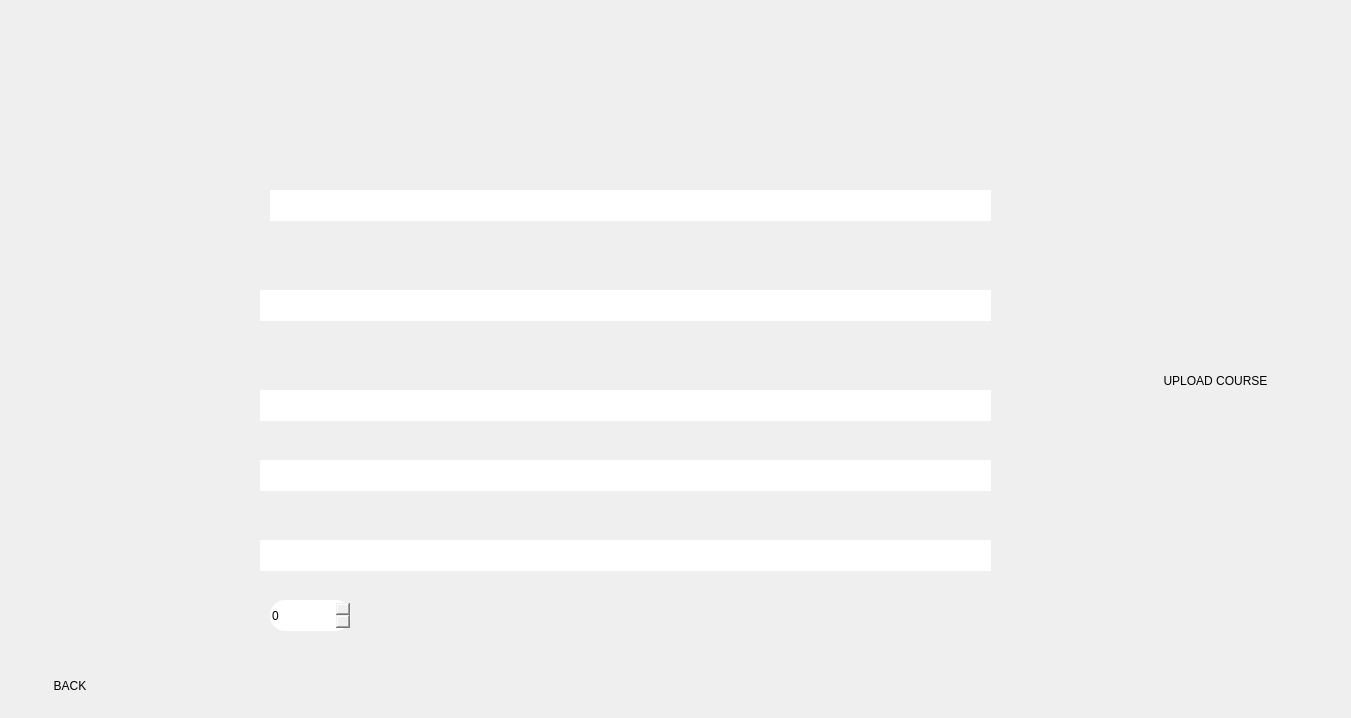
<?xml version="1.0" encoding="UTF-8"?>
<ui version="4.0">
 <class>uploadCourse</class>
 <widget class="QDialog" name="uploadCourse">
  <property name="geometry">
   <rect>
    <x>0</x>
    <y>0</y>
    <width>1351</width>
    <height>718</height>
   </rect>
  </property>
  <property name="windowTitle">
   <string>Dialog</string>
  </property>
  <property name="styleSheet">
   <string notr="true">background-image: url(:/imgs/images/uploadCourse.jpg);</string>
  </property>
  <widget class="QLineEdit" name="codetxt">
   <property name="geometry">
    <rect>
     <x>270</x>
     <y>190</y>
     <width>721</width>
     <height>31</height>
    </rect>
   </property>
   <property name="styleSheet">
    <string notr="true">background-image: url(:/imgs/images/white.jpg);
border:none;
font-size: 16pt;
color: black;
</string>
   </property>
  </widget>
  <widget class="QLineEdit" name="nametxt">
   <property name="geometry">
    <rect>
     <x>260</x>
     <y>290</y>
     <width>731</width>
     <height>31</height>
    </rect>
   </property>
   <property name="styleSheet">
    <string notr="true">background-image: url(:/imgs/images/white.jpg);
border:none;
font-size: 16pt;
color: black;
</string>
   </property>
  </widget>
  <widget class="QLineEdit" name="syllabustxt">
   <property name="geometry">
    <rect>
     <x>260</x>
     <y>390</y>
     <width>731</width>
     <height>31</height>
    </rect>
   </property>
   <property name="styleSheet">
    <string notr="true">background-image: url(:/imgs/images/white.jpg);
border:none;
font-size: 16pt;
color: black;
</string>
   </property>
  </widget>
  <widget class="QPushButton" name="uploadBtn">
   <property name="geometry">
    <rect>
     <x>1110</x>
     <y>350</y>
     <width>211</width>
     <height>61</height>
    </rect>
   </property>
   <property name="styleSheet">
    <string notr="true">background-image: url(:/imgs/images/white.jpg);
font: 18pt &quot;Segoe UI&quot;;
color:black;
border:none;
border-radius:15%;
</string>
   </property>
   <property name="text">
    <string>UPLOAD COURSE</string>
   </property>
  </widget>
  <widget class="QPushButton" name="backBtn">
   <property name="geometry">
    <rect>
     <x>30</x>
     <y>670</y>
     <width>80</width>
     <height>31</height>
    </rect>
   </property>
   <property name="styleSheet">
    <string notr="true">background-image: url(:/imgs/images/white.jpg);
color:black;
border:none;
font: 18pt &quot;Segoe UI&quot;;
border-radius:15%;
</string>
   </property>
   <property name="text">
    <string>BACK</string>
   </property>
  </widget>
  <widget class="QLineEdit" name="instNametxt">
   <property name="geometry">
    <rect>
     <x>260</x>
     <y>460</y>
     <width>731</width>
     <height>31</height>
    </rect>
   </property>
   <property name="styleSheet">
    <string notr="true">background-image: url(:/imgs/images/white.jpg);
border:none;
font-size: 16pt;
color: black;
</string>
   </property>
  </widget>
  <widget class="QLineEdit" name="instemailtxt">
   <property name="geometry">
    <rect>
     <x>260</x>
     <y>540</y>
     <width>731</width>
     <height>31</height>
    </rect>
   </property>
   <property name="styleSheet">
    <string notr="true">background-image: url(:/imgs/images/white.jpg);
border:none;
font-size: 16pt;
color: black;
</string>
   </property>
  </widget>
  <widget class="QSpinBox" name="creditHours">
   <property name="geometry">
    <rect>
     <x>270</x>
     <y>600</y>
     <width>81</width>
     <height>31</height>
    </rect>
   </property>
   <property name="styleSheet">
    <string notr="true">background-image: url(:/imgs/images/white.jpg);
font: 18pt &quot;Segoe UI&quot;;
border:none;
border-radius:15%;
color:black;</string>
   </property>
  </widget>
 </widget>
 <resources/>
 <connections/>
</ui>
